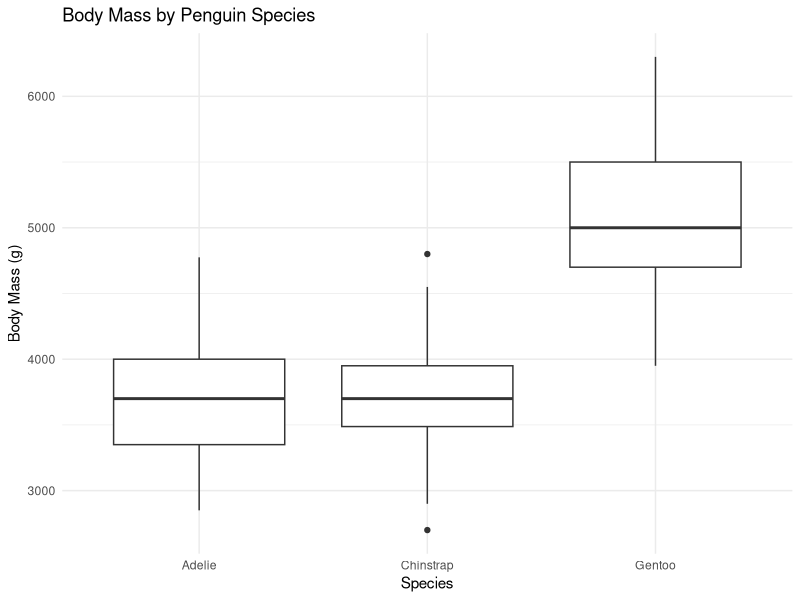

Reproduce this figure in R.
## ---- chunk 1
#| message: false
#| warning: false

library(tidyverse)
library(palmerpenguins)

head(penguins)
## ---- chunk 2
colSums(is.na(penguins))
## ---- chunk 3
body_mass_summary <- penguins |>
  group_by(species) |>
  summarise(
    average_body_mass = mean(body_mass_g, na.rm = TRUE),
    .groups = "drop"
  )

body_mass_summary
## ---- chunk 4
#| label: fig-body-mass
#| fig-cap: "Distribution of body mass across Palmer Penguin species."

ggplot(penguins, aes(x = species, y = body_mass_g)) +
  geom_boxplot() +
  labs(
    x = "Species",
    y = "Body Mass (g)",
    title = "Body Mass by Penguin Species"
  ) +
  theme_minimal()
